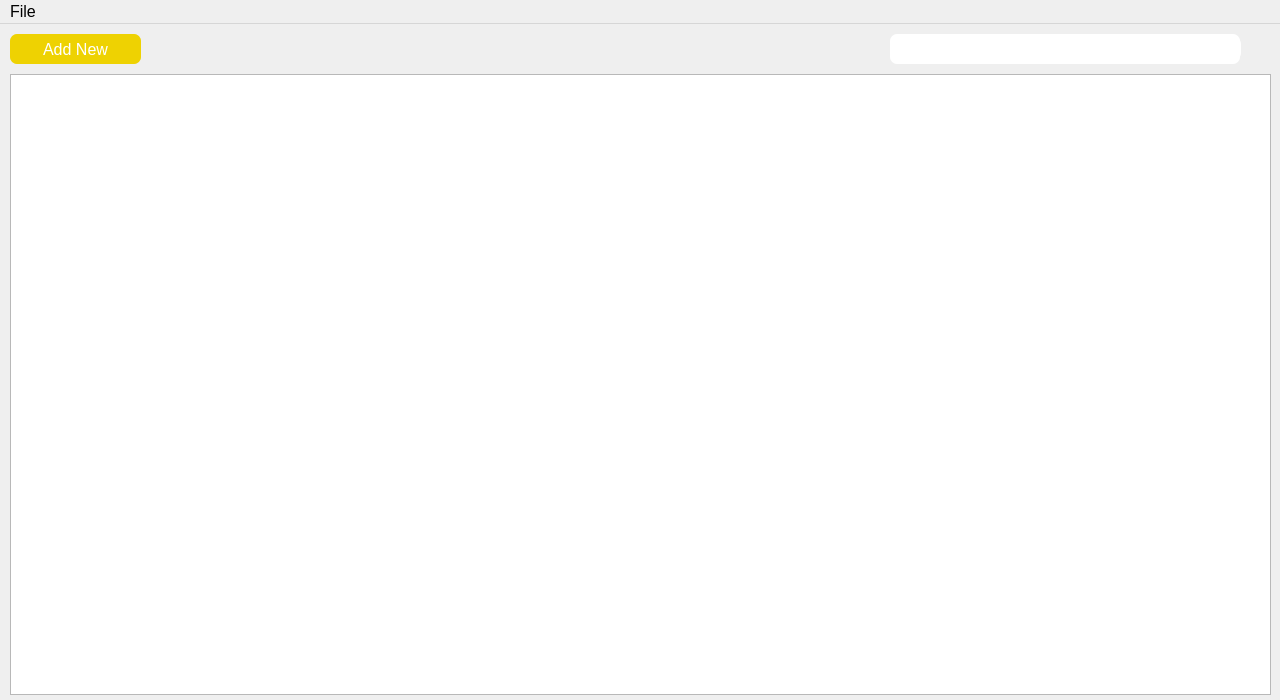
<?xml version="1.0" encoding="UTF-8"?>
<ui version="4.0">
 <class>Dashboard</class>
 <widget class="QMainWindow" name="Dashboard">
  <property name="geometry">
   <rect>
    <x>0</x>
    <y>0</y>
    <width>1280</width>
    <height>700</height>
   </rect>
  </property>
  <property name="maximumSize">
   <size>
    <width>1280</width>
    <height>700</height>
   </size>
  </property>
  <property name="font">
   <font>
    <family>Arial</family>
    <pointsize>12</pointsize>
   </font>
  </property>
  <property name="focusPolicy">
   <enum>Qt::StrongFocus</enum>
  </property>
  <property name="windowTitle">
   <string>Death Dashboard</string>
  </property>
  <property name="windowIcon">
   <iconset resource="resources.qrc">
    <normaloff>:/logos/resources/CCRO Logo.png</normaloff>:/logos/resources/CCRO Logo.png</iconset>
  </property>
  <property name="documentMode">
   <bool>true</bool>
  </property>
  <property name="tabShape">
   <enum>QTabWidget::Rounded</enum>
  </property>
  <widget class="QWidget" name="centralwidget">
   <widget class="QLineEdit" name="search_lineEdit">
    <property name="geometry">
     <rect>
      <x>890</x>
      <y>10</y>
      <width>350</width>
      <height>30</height>
     </rect>
    </property>
    <property name="styleSheet">
     <string notr="true">border-radius: 7px;</string>
    </property>
   </widget>
   <widget class="QPushButton" name="search">
    <property name="geometry">
     <rect>
      <x>1200</x>
      <y>13</y>
      <width>41</width>
      <height>23</height>
     </rect>
    </property>
    <property name="styleSheet">
     <string notr="true">background-color: rgb(255, 255, 255);
border-radius: 7px;</string>
    </property>
    <property name="icon">
     <iconset resource="resources.qrc">
      <normaloff>:/icons/resources/search.png</normaloff>:/icons/resources/search.png</iconset>
    </property>
    <property name="default">
     <bool>true</bool>
    </property>
    <property name="flat">
     <bool>true</bool>
    </property>
   </widget>
   <widget class="QPushButton" name="add">
    <property name="geometry">
     <rect>
      <x>10</x>
      <y>10</y>
      <width>131</width>
      <height>30</height>
     </rect>
    </property>
    <property name="focusPolicy">
     <enum>Qt::WheelFocus</enum>
    </property>
    <property name="styleSheet">
     <string notr="true">background-color: rgb(238, 210, 2);
color: rgb(255, 255, 255);
font: 12pt &quot;Arial&quot;;
border-radius: 7px;</string>
    </property>
    <property name="text">
     <string>Add New</string>
    </property>
    <property name="icon">
     <iconset resource="resources.qrc">
      <normaloff>:/icons/resources/add.png</normaloff>:/icons/resources/add.png</iconset>
    </property>
   </widget>
   <widget class="QTableView" name="tableView">
    <property name="geometry">
     <rect>
      <x>10</x>
      <y>50</y>
      <width>1261</width>
      <height>621</height>
     </rect>
    </property>
   </widget>
  </widget>
  <widget class="QMenuBar" name="menubar">
   <property name="geometry">
    <rect>
     <x>0</x>
     <y>0</y>
     <width>1280</width>
     <height>21</height>
    </rect>
   </property>
   <property name="defaultUp">
    <bool>false</bool>
   </property>
   <property name="nativeMenuBar">
    <bool>true</bool>
   </property>
   <widget class="QMenu" name="menuFile">
    <property name="geometry">
     <rect>
      <x>169</x>
      <y>125</y>
      <width>172</width>
      <height>150</height>
     </rect>
    </property>
    <property name="font">
     <font>
      <family>Arial</family>
      <pointsize>12</pointsize>
     </font>
    </property>
    <property name="title">
     <string>File</string>
    </property>
    <addaction name="actionRefresh"/>
    <addaction name="actionPrint_2"/>
    <addaction name="actionExport"/>
    <addaction name="separator"/>
    <addaction name="actionLogout"/>
   </widget>
   <addaction name="menuFile"/>
  </widget>
  <action name="actionPrint">
   <property name="text">
    <string>Add New</string>
   </property>
  </action>
  <action name="actionPrint_2">
   <property name="icon">
    <iconset resource="resources.qrc">
     <normaloff>:/icons/resources/print.png</normaloff>:/icons/resources/print.png</iconset>
   </property>
   <property name="text">
    <string>Print </string>
   </property>
   <property name="font">
    <font>
     <family>Arial</family>
     <pointsize>11</pointsize>
    </font>
   </property>
  </action>
  <action name="actionExport">
   <property name="icon">
    <iconset resource="resources.qrc">
     <normaloff>:/icons/resources/export.png</normaloff>:/icons/resources/export.png</iconset>
   </property>
   <property name="text">
    <string>Export to Excel</string>
   </property>
   <property name="font">
    <font>
     <family>Arial</family>
     <pointsize>11</pointsize>
    </font>
   </property>
  </action>
  <action name="actionLogout">
   <property name="text">
    <string>Logout</string>
   </property>
   <property name="font">
    <font>
     <family>Arial</family>
     <pointsize>11</pointsize>
    </font>
   </property>
  </action>
  <action name="actionRefresh">
   <property name="icon">
    <iconset resource="resources.qrc">
     <normaloff>:/icons/resources/refresh.png</normaloff>:/icons/resources/refresh.png</iconset>
   </property>
   <property name="text">
    <string>Refresh</string>
   </property>
   <property name="font">
    <font>
     <family>Arial</family>
     <pointsize>11</pointsize>
    </font>
   </property>
  </action>
 </widget>
 <resources>
  <include location="resources.qrc"/>
 </resources>
 <connections/>
</ui>
